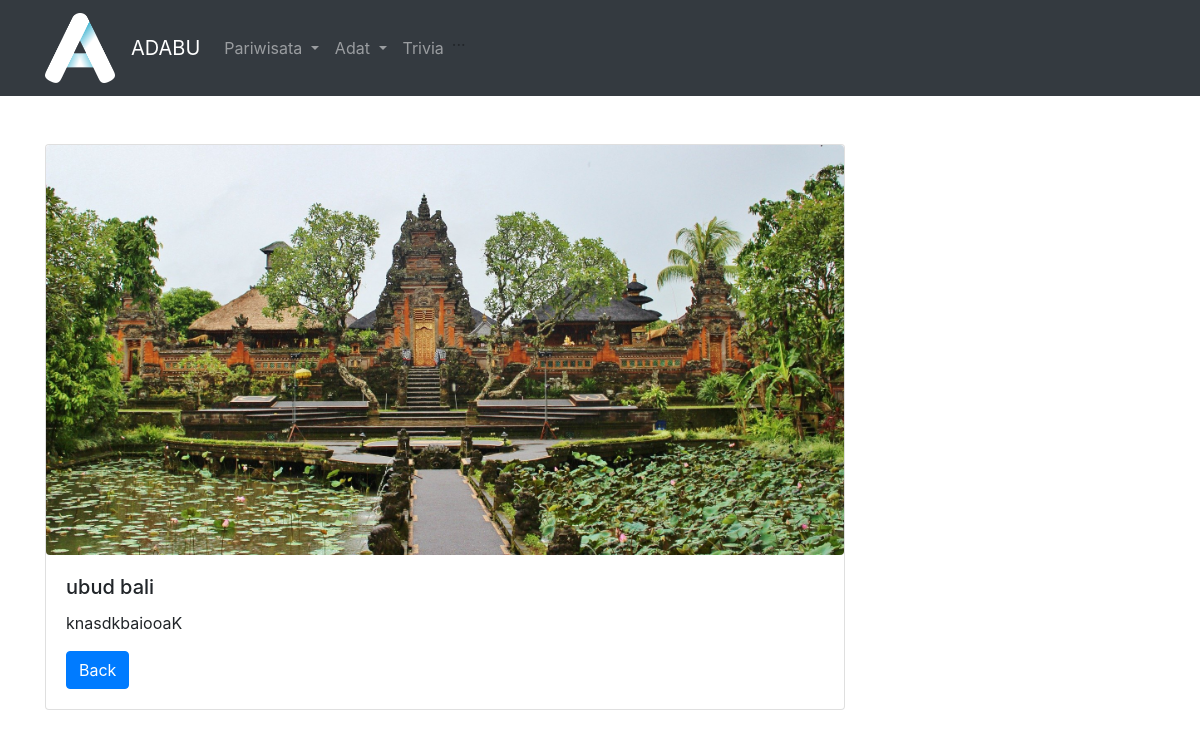
The page /public/bali/info/9 on the database its author committed.
### tables this page shows
CREATE TABLE `dbbali` (
  `id` int(5) NOT NULL,
  `nama_wisata` varchar(200) NOT NULL,
  `keterangan` varchar(5000) NOT NULL,
  `gambar` varchar(100) NOT NULL
);

### app/core/Controller.php (called while the page is built, shortened)
<?php
class Controller{
    public function view($view, $data = [])
    {
        require_once '../app/views/' . $view . '.php';
    }
    public function model($model)
    {
        return new $model;
    }
}

### app/controllers/Bali.php (called while the page is built, shortened)
<?php
class Bali extends Controller{
    public function info($id)
    {
        $data['judul'] = 'more info';
        $data['pb'] = $this->model('Balipari_model')->getPariwisataById($id);
        $this->view('bali/info', $data);
    }
}

### app/core/App.php (called while the page is built, shortened)
<?php
class App{
    protected $method = 'index';
    protected $params = [];
    public function __construct()
    {
       $url = $this->parseURL();
       if ( file_exists('../app/controllers/' . $url[0] . '.php') ){
           unset($url[0]);
       }
       $this->controller = new $this->controller;
       if ( isset( $url[1] ) ){
           if (method_exists($this->controller, $url[1])){
               $this->method= $url[1];
               unset($url[1]);
           }
       }
       if (!empty($url)){
            $this->params = array_values($url);
       }
       call_user_func_array([$this->controller, $this->method], $this->params);
    }
    public function parseURL()
    {
        if ( isset ($_GET['url']) ){
            $url = rtrim($_GET['url'], '/');
            $url = filter_var($url, FILTER_SANITIZE_URL);
            $url = explode('/', $url);
            return $url;
        }
    }
}

### public/index.php (called while the page is built, shortened)
<?php
$app = new App;

### app/core/Database.php (called while the page is built, shortened)
<?php
class Database{
    private $host = DB_HOST;
    private $user = DB_USER;
    private $pass = DB_PASS;
    private $db_name = DB_NAME;
    private $dbh;
    private $stmt;
    public function __construct()
    {
        $dsn = 'mysql:host=' . $this->host . ';dbname=' . $this->db_name;
        $option = [
            PDO::ATTR_PERSISTENT => true,
            PDO::ATTR_ERRMODE => PDO::ERRMODE_EXCEPTION
        ];
        try{
            $this->dbh = new PDO($dsn, $this->user, $this->pass, $option);
        }catch(PDOException $e){
            die($e->getMessage());
        }
    }
    public function query($query)
    {
        $this->stmt = $this->dbh->prepare($query);
    }
    public function bind($param, $value, $type= null)
    {
        if( is_null($type)){
            switch(true){
                default :
                    $type = PDO::PARAM_STR;
            }
        }
        $this->stmt->bindValue($param, $value, $type);
    }
    public function execute()
    {
        $this->stmt->execute();
    }
    public function single()
    {
        $this->execute();
        return $this->stmt->fetch(PDO::FETCH_ASSOC);
    }
}

### app/models/Balipari_model.php (called while the page is built, shortened)
<?php
class Balipari_model{
    private $table = 'dbbali';
    private $db;
    public function __construct()
    {
      $this->db = new Database;
    }
    public function getPariwisataById($id)
    {
      $this->db->query('SELECT * FROM ' . $this->table . ' WHERE id=:id');
      $this->db->bind('id',$id);
      return $this->db->single();
    }
}

### app/views/bali/info.php (the view)
<div class="container mt-5">
    <div class="card" style="width: 50rem;">
    <img src="<?= BASEURL ;?>/img/gbrbali/<?=$data['pb']['gambar'] ?>" class="card-img-top rounded mx-auto d-block" alt="" width="300">
        <div class="card-body">
            <h5 class="card-title"><?=$data['pb']['nama_wisata'] ?></h5>
            <p class="card-text"><?=$data['pb']['keterangan'] ?></p>
            <a href="<?= BASEURL ;?>/bali" class="btn btn-primary">Back</a>
        </div>
    </div>
</div>

### rows shown on the page
dbbali: gambar (picture), nama_wisata "ubud bali", keterangan "knasdkbaiooaK"
